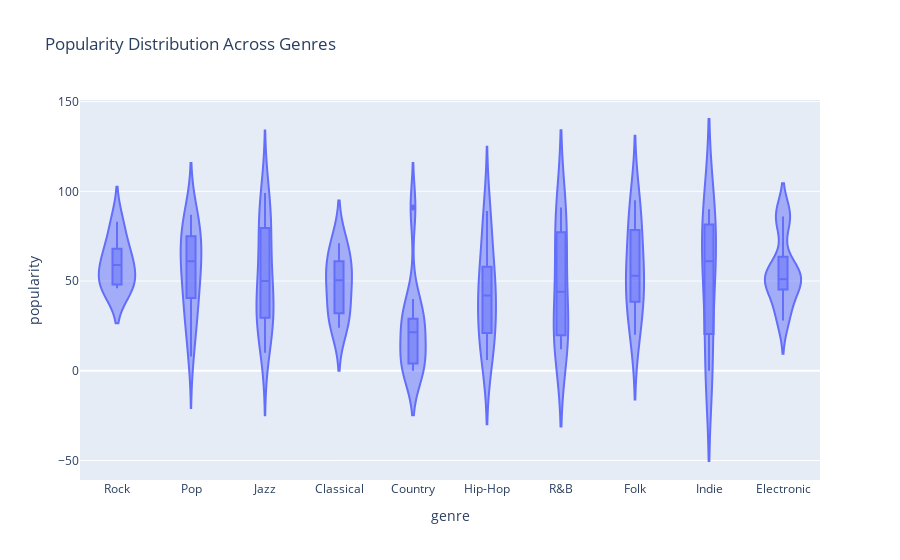

Write notebook code for a chart like this one.
### Markdown cell above
## Step 7: Generating violin plots using Plotly

Follow the steps outlined in your instructions document to complete the code below. Click run to see the results.

### Code cell
import plotly.express as px

plt = px.violin(music_data, 
                x='genre', 
                y='popularity', 
                box = True,
                title="Popularity Distribution Across Genres")

plt.show()

### Figure 1 — Plotly figure (JSON) as saved in the notebook; plotly's stock layout.template omitted (floating-point values rounded to 4 significant figures)
{"data": [{"alignmentgroup": "True", "box": {"visible": true}, "hovertemplate": "genre=%{x}<br>popularity=%{y}<extra></extra>", "legendgroup": "", "marker": {"color": "#636efa"}, "name": "", "offsetgroup": "", "orientation": "v", "scalegroup": "True", "showlegend": false, "type": "violin", "x": ["Rock", "Pop", "Jazz", "Jazz", "Classical", "Country", "Hip-Hop", "Classical", "R&B", "Hip-Hop", "Pop", "Hip-Hop", "Country", "Hip-Hop", "Pop", "Country", "Folk", "Jazz", "Jazz", "Indie", "Folk", "Folk", "Hip-Hop", "Jazz", "Pop", "Electronic", "Electronic", "Country", "Jazz", "Jazz", "Electronic", "Jazz", "Hip-Hop", "R&B", "Rock", "Folk", "Indie", "Country", "R&B", "Electronic", "Folk", "Jazz", "Indie", "Jazz", "Pop", "Pop", "Indie", "Indie", "Electronic", "Indie", "Hip-Hop", "Jazz", "R&B", "Classical", "Indie", "Country", "Pop", "Hip-Hop", "Folk", "Classical", "R&B", "Classical", "Indie", "Electronic", "Pop", "Pop", "Folk", "Electronic", "Jazz", "Rock", "Hip-Hop", "Pop", "Country", "Pop", "Classical", "Pop", "Pop", "Rock", "Rock", "R&B", "Jazz", "Country", "Pop", "Pop", "Hip-Hop", "Rock", "Country", "Folk", "R&B", "Jazz", "Electronic", "Jazz", "Classical", "Pop", "R&B", "Classical", "Country", "Electronic", "Rock", "R&B"], "x0": " ", "xaxis": "x", "y": [59, 42, 75, 99, 67, 4, 36, 71, 91, 30, 8, 50, 28, 77, 39, 40, 85, 10, 22, 0, 45, 20, 89, 35, 53, 86, 56, 0, 62, 53, 54, 39, 14, 20, 46, 72, 52, 8, 73, 51, 56, 25, 40, 34, 62, 24, 89, 74, 37, 1, 6, 81, 90, 33, 90, 16, 42, 58, 50, 53, 23, 24, 70, 51, 69, 87, 32, 48, 28, 62, 21, 25, 27, 84, 48, 70, 80, 83, 48, 19, 85, 91, 62, 60, 48, 70, 0, 95, 12, 93, 86, 50, 55, 82, 61, 31, 29, 28, 48, 44], "y0": " ", "yaxis": "y"}], "layout": {"legend": {"tracegroupgap": 0}, "title": {"text": "Popularity Distribution Across Genres"}, "violinmode": "group", "xaxis": {"anchor": "y", "domain": [0, 1], "title": {"text": "genre"}}, "yaxis": {"anchor": "x", "domain": [0, 1], "title": {"text": "popularity"}}}}
